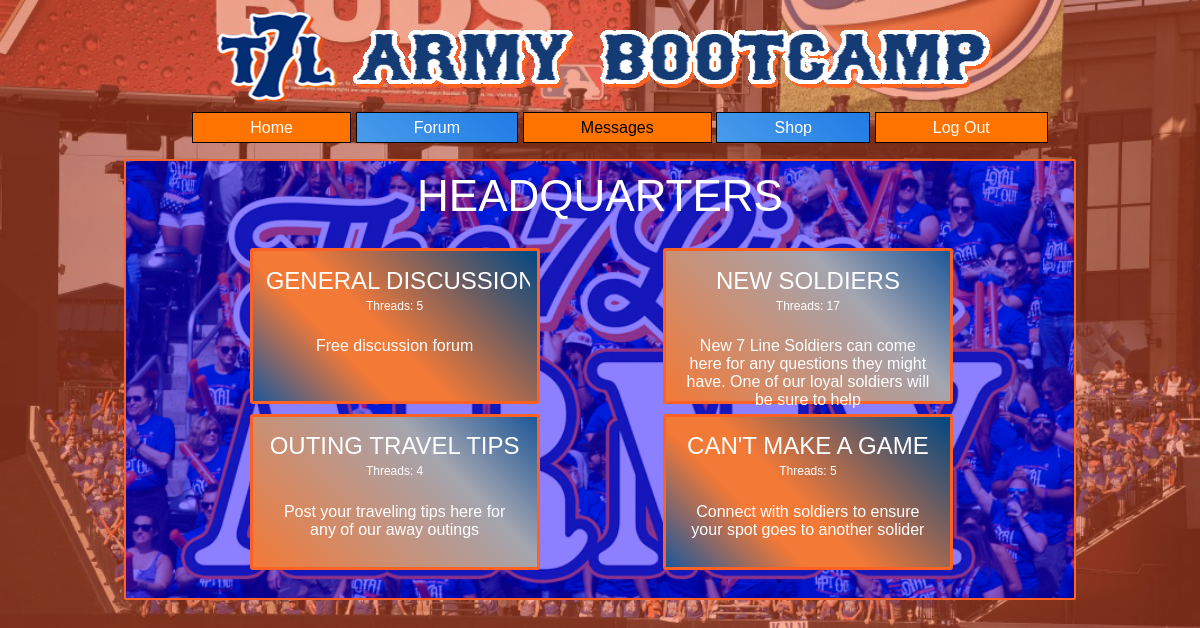
Screenshot of /board_home.php (signed in) with the database file from the repository.
### tables this page shows
CREATE TABLE `boards` (
  `board_id` int(11) NOT NULL,
  `board_name` varchar(50) NOT NULL,
  `description` varchar(200) NOT NULL,
  `icon` varchar(200) NOT NULL
);

### board_home.php (the view, shortened to what this page needs)
<?php
	include("session.php");
	$dsn = 'mysql:host=localhost;dbname=7line';
	$username="root";
	$password="";
	try {
     $db = new PDO($dsn, $username, $password);
    }
    catch (PDOException $e)
    {
        die("Cannot select DB");
        exit();
    }
	$board_query = 	"SELECT board_id, board_name, description,
					(SELECT COUNT(t.thread_id)
					FROM threads t
					WHERE t.board_id = b.board_id) as num_threads
					FROM boards b";
	$results = $db->query($board_query);
	$i = 1;
?>
<!DOCTYPE HTML>
<html lang="en">
<head>
	<link rel="stylesheet" href="css/t7l.css" type="text/css">
</head>
<body>
	<header>
		<img src="images/headerfinal.png" alt="The 7 Line Army Bootcamp">
	</header>
	<ul id="nav">
		<li><a href="user_home.php">Home</a></li>
		<li><a href="board_home.php">Forum</a></li>
		<li>Messages</li>
		<li><a href="the7line.com/shop">Shop</a></li>
		<li><a href="logout.php">Log Out</a></li>
	</ul>
	<div id="bd_home">
		<h3>Headquarters</h3>
		<ul id="bd_list">
			<?php foreach ($results as $result) : ?>
			<form action="nav_thread.php" method="get">
				<li><div id="board_divs" class="<?php echo "boards".$i; ?>">
					<input class="link_btn bd_link" id="bd_name" type="submit" value="<?php echo $result['board_name']; ?>"/><br>
					<input class="link_btn bd_link" id="bd_thrd_ct" type="submit" value="Threads: <?php echo $result['num_threads']; ?>"/><br>
					<input class="link_btn bd_link" id="bd_desc" type="submit" value="<?php echo $result['description']; ?>"/>
				</div></li>
			</form>
			<?php $i= $i+1; ?>
			<?php endforeach; ?>
		</ul>
	</div>
</body>
</html>

### css/t7l.css (style rules this page uses)
html { height: 100%; width: 100%; font-family: "Roboto Slab",Helvetica,Arial,sans-serif; }
header { width: 100%; text-align: center; background: transparent; }
header img { display: inline-block; margin: 0 auto; }
body { background-image: url("../images/background.jpg"); background-size: cover; background-position: center; }
#nav { width: auto; list-style-type: none; margin-top: 0; text-align: center; margin-right: 0; padding-right: 0; }
#nav li { padding-top: 0.5%; padding-bottom: 0.5%; border: 1px black solid; padding-left: 5%; padding-right: 5%; width: auto; display: inline-block; }
#nav li:nth-child(even) { background: #499bea; background: -moz-linear-gradient(45deg, #499bea 0%, #207ce5 100%); background: -webkit-linear-gradient(45deg, #499bea 0%,#207ce5 100%); background: linear-gradient(45deg, #499bea 0%,#207ce5 100%); }
#nav li:nth-child(odd) { background: #ff7400; background: -moz-linear-gradient(45deg, #ff7400 0%, #ff7400 100%); background: -webkit-linear-gradient(45deg, #ff7400 0%,#ff7400 100%); background: linear-gradient(45deg, #ff7400 0%,#ff7400 100%); }
#nav a { line-height: 100%; width: 100%; text-decoration: none; font-weight: 500; color: white; -webkit-transition: color .5s ease-in; -moz-transition: color .5s ease-in; -ms-transition: color .5s ease-in; -o-transition: color .5s ease-in; transition: color .5s ease-in; }
#bd_home { overflow: auto; margin-left: auto; margin-right: auto; width: 80%; background: #004684; background: -moz-linear-gradient(45deg, #004684 0%, #207cca 50%, #004684 100%); background: -webkit-linear-gradient(45deg, #004684 0%,#207cca 50%,#004684 100%); background: linear-gradient(45deg, #004684 0%,#207cca 50%,#004684 100%); background: #004684 url("../images/t7l.jpg"); background-position: center; background-size: cover; background-repeat: no-repeat; border-radius: 2px 2px 2px 2px; -moz-border-radius: 2px 2px 2px 2px; -webkit-border-radius: 2px 2px 2px 2px; border: 2px solid #FD6124; }
#bd_home h3 { margin-left: auto; margin-right: auto; margin-top: 1%; margin-bottom: 1%; text-align: center; font-size: 275%; font-weight: 200; color: white; text-transform: uppercase; }
#bd_list { display: inline; list-style: none; }
#board_divs { border: 2px black solid; width: 30%; margin-left: 13%; height: 150px; float: left; clear: right; text-align: center; border-radius: 3px 3px 3px 3px; -moz-border-radius: 3px 3px 3px 3px; -webkit-border-radius: 3px 3px 3px 3px; border: 3px solid #FD6124; }
.boards3, .boards4 { margin-top: 1%; margin-bottom: 3%; }
.boards2, .boards3 { background: -moz-linear-gradient(45deg, rgba(243,121,55,1) 0%, rgba(170,161,165,1) 62%, rgba(163,165,176,1) 68%, rgba(30,87,153,1) 100%); background: -webkit-linear-gradient(45deg, rgba(243,121,55,1) 0%,rgba(170,161,165,1) 62%,rgba(163,165,176,1) 68%,rgba(30,87,1532,1) 100%); background: linear-gradient(45deg, rgba(243,121,55,1) 0%,rgba(170,161,165,1) 62%,rgba(163,165,176,1) 68%,rgba(30,87,153,1) 100%); }
.boards1, .boards4 { background: -moz-linear-gradient(45deg, rgba(30,87,153,1) 0%, rgba(243,121,55,1) 32%, rgba(243,121,55,1) 38%, rgba(243,121,55,1) 46%, rgba(0,71,132,1) 100%); background: -webkit-linear-gradient(45deg, rgba(30,87,153,1) 0%,rgba(243,121,55,1) 32%,rgba(243,121,55,1) 38%,rgba(243,121,55,1) 46%,rgba(0,71,132,1) 100%); background: linear-gradient(45deg, rgba(30,87,153,1) 0%,rgba(243,121,55,1) 32%,rgba(243,121,55,1) 38%,rgba(243,121,55,1) 46%,rgba(0,71,132,1) 100%); }
.link_btn { border: none; background: transparent; font-size: medium; color: white; margin-left: auto; margin-right: auto; cursor: pointer; }
#bd_name { font-size: 150%; width: 95%; margin-top: 5%; text-transform: uppercase; }
#bd_desc { word-break: break-word; white-space: pre-wrap; width: 90%; margin-top: 8%; font-size: medium; }
#bd_thrd_ct { padding: 0; margin: 0; font-size: 75%; }

### rows the page displays
boards: board_name "General Discussion", description "Free discussion forum"
boards: board_name "New Soldiers", description "New 7 Line Soldiers can come here for any questions they might have. One of our loyal soldiers will be sure to help"
boards: board_name "Outing Travel Tips", description "Post your traveling tips here for any of our away outings"
boards: board_name "Can't Make A Game", description "Connect with soldiers to ensure your spot goes to another solider"
